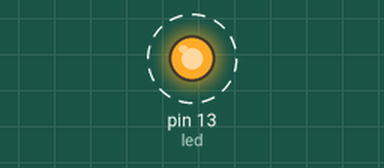
The sketch below on a simulated Arduino Uno, built with avr-gcc and run on an emulated ATmega328P. Shown: output pins drawn as LEDs (lit = HIGH). Dashed ring = blinking.

Above: at 0.2 s.
Timing chart, 0 to 3.0 s (numbered marks = the images above):
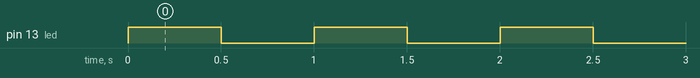

The sketch:

fw.ino
```cpp
int led = 13;

void setup()
{
  pinMode(led, OUTPUT);
}

void loop()
{
  toggle(led);
  delay(500);
}

void toggle(int pin)
{
  digitalWrite(pin, !digitalRead(pin));
}
```

Measured:
- by itself, pin 13 (led): alternates HIGH for 0.50 s and LOW for 0.50 s
